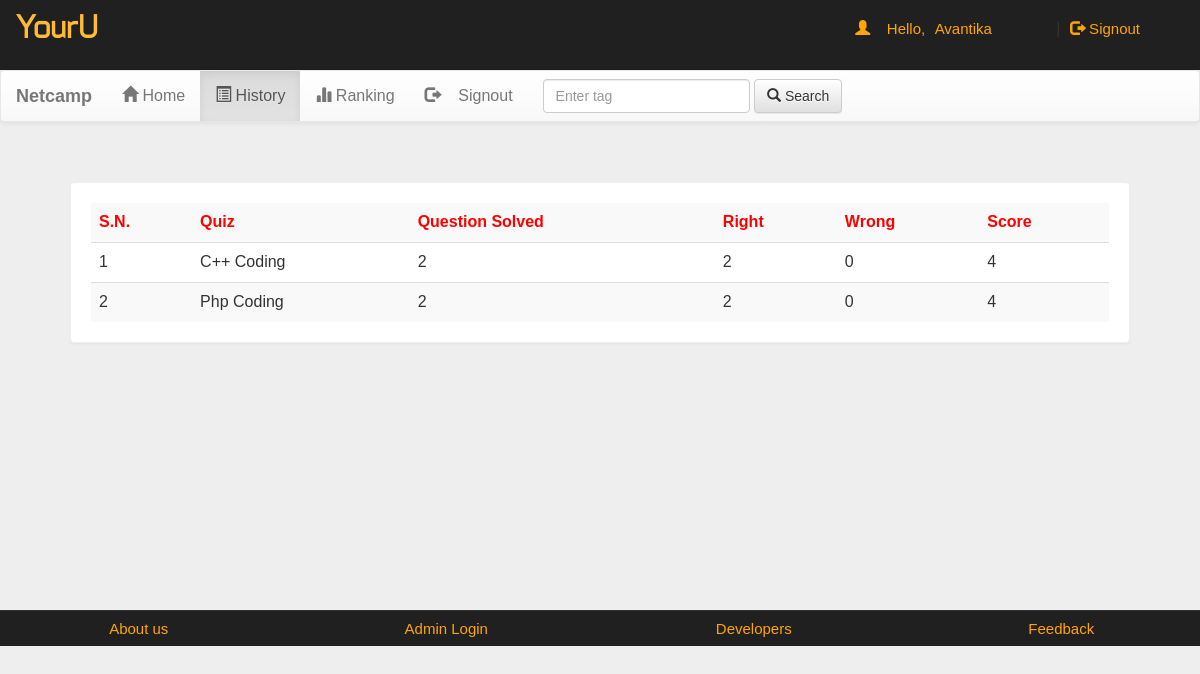
/account.php?q=2 (signed in), run on an earlier commit of the app's database.
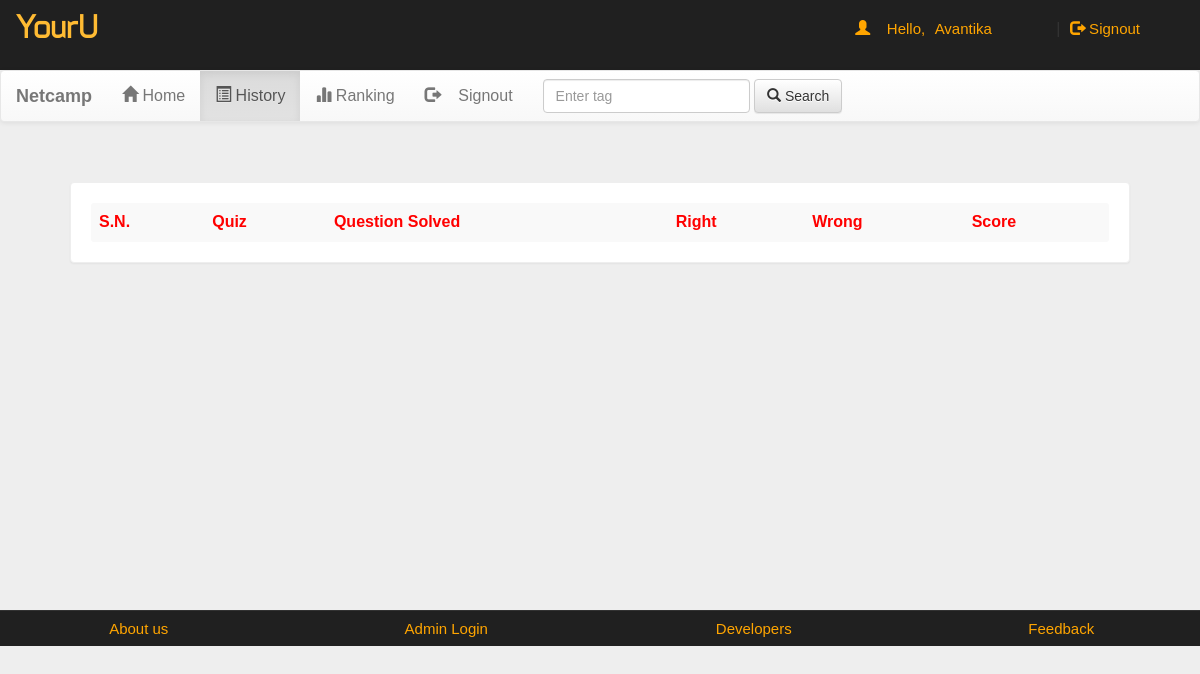
And on a later commit of the database.
### tables this page shows
CREATE TABLE `history` (
  `email` varchar(50) NOT NULL,
  `eid` text NOT NULL,
  `score` int(11) NOT NULL,
  `level` int(11) NOT NULL,
  `sahi` int(11) NOT NULL,
  `wrong` int(11) NOT NULL,
  `date` timestamp NOT NULL DEFAULT CURRENT_TIMESTAMP ON UPDATE CURRENT_TIMESTAMP
);

CREATE TABLE `quiz` (
  `eid` text NOT NULL,
  `title` varchar(100) NOT NULL,
  `sahi` int(11) NOT NULL,
  `wrong` int(11) NOT NULL,
  `total` int(11) NOT NULL,
  `time` bigint(20) NOT NULL,
  `intro` text NOT NULL,
  `tag` varchar(100) NOT NULL,
  `date` timestamp NOT NULL DEFAULT CURRENT_TIMESTAMP ON UPDATE CURRENT_TIMESTAMP
);

### account.php (the view, shortened to what this page needs)
<!DOCTYPE html PUBLIC "-//W3C//DTD XHTML 1.0 Transitional//EN" "http://www.w3.org/TR/xhtml1/DTD/xhtml1-transitional.dtd">
<html xmlns="http://www.w3.org/1999/xhtml">
<head>
<link  rel="stylesheet" href="css/bootstrap.min.css"/>
 <link  rel="stylesheet" href="css/bootstrap-theme.min.css"/>
 <link rel="stylesheet" href="css/main.css">
 <link  rel="stylesheet" href="css/font.css">
</head>
<body>
<div class="header">
<div class="row">
<div class="col-lg-6">
<span class="logo">YourU</span></div>
<div class="col-md-4 col-md-offset-2">
 <?php
 include_once 'dbConnection.php';
  if(!(isset($_SESSION['email']))){
header("location:index.php");
}
else
{
$name = $_SESSION['name'];
$email=$_SESSION['email'];
echo '<span class="pull-right top title1" ><span class="log1"><span class="glyphicon glyphicon-user" aria-hidden="true"></span>&nbsp;&nbsp;&nbsp;&nbsp;Hello,</span> <a href="account.php?q=1" class="log log1">'.$name.'</a>&nbsp;|&nbsp;<a href="logout.php?q=account.php" class="log"><span class="glyphicon glyphicon-log-out" aria-hidden="true"></span>&nbsp;Signout</button></a></span>';
}?>
</div>
</div></div>
<div class="bg">
<nav class="navbar navbar-default title1">
  <div class="container-fluid">
    <div class="navbar-header">
      <a class="navbar-brand" href="#"><b>Netcamp</b></a>
    </div>
    <div class="collapse navbar-collapse" id="bs-example-navbar-collapse-1">
      <ul class="nav navbar-nav">
        <li <?php if(@$_GET['q']==1) echo'class="active"'; ?> ><a href="account.php?q=1"><span class="glyphicon glyphicon-home" aria-hidden="true"></span>&nbsp;Home<span class="sr-only">(current)</span></a></li>
        <li <?php if(@$_GET['q']==2) echo'class="active"'; ?>><a href="account.php?q=2"><span class="glyphicon glyphicon-list-alt" aria-hidden="true"></span>&nbsp;History</a></li>
		<li <?php if(@$_GET['q']==3) echo'class="active"'; ?>><a href="account.php?q=3"><span class="glyphicon glyphicon-stats" aria-hidden="true"></span>&nbsp;Ranking</a></li>
		<li class="pull-right"> <a href="logout.php?q=account.php"><span class="glyphicon glyphicon-log-out" aria-hidden="true"></span>&nbsp;&nbsp;&nbsp;&nbsp;Signout</a></li>
		</ul>
            <form class="navbar-form navbar-left" role="search">
        <div class="form-group">
          <input type="text" class="form-control" placeholder="Enter tag ">
        </div>
        <button type="submit" class="btn btn-default"><span class="glyphicon glyphicon-search" aria-hidden="true"></span>&nbsp;Search</button>
      </form>
      </div>
  </div>
</nav>
<div class="container">
<div class="row">
<div class="col-md-12">
<?php
if(@$_GET['q']== 2)
{
$q=mysqli_query($con,"SELECT * FROM history WHERE email='$email' ORDER BY date DESC " )or die('Error197');
echo  '<div class="panel title">
<table class="table table-striped title1" >
<tr style="color:red"><td><b>S.N.</b></td><td><b>Quiz</b></td><td><b>Question Solved</b></td><td><b>Right</b></td><td><b>Wrong<b></td><td><b>Score</b></td>';
$c=0;
while($row=mysqli_fetch_array($q) )
{
$eid=$row['eid'];
$s=$row['score'];
$w=$row['wrong'];
$r=$row['sahi'];
$qa=$row['level'];
$q23=mysqli_query($con,"SELECT title FROM quiz WHERE  eid='$eid' " )or die('Error208');
while($row=mysqli_fetch_array($q23) )
{
$title=$row['title'];
}
$c++;
echo '<tr><td>'.$c.'</td><td>'.$title.'</td><td>'.$qa.'</td><td>'.$r.'</td><td>'.$w.'</td><td>'.$s.'</td></tr>';
}
echo'</table></div>';
}
?>
</div></div></div></div>
<div class="row footer">
<div class="col-md-3 box">
<a href="http://www.projectworlds.in/online-examination" target="_blank">About us</a>
</div>
<div class="col-md-3 box">
<a href="#" data-toggle="modal" data-target="#login">Admin Login</a></div>
<div class="col-md-3 box">
<a href="#" data-toggle="modal" data-target="#developers">Developers</a>
</div>
<div class="col-md-3 box">
<a href="feedback.php" target="_blank">Feedback</a></div></div>
</body>
</html>

### css/main.css (style rules this page uses)
body { overflow-x:hidden; width:100%; font: 15px "Century Gothic", "Times Roman", sans-serif; background:#eee; min-height:550px; background-attachment:fixed; }
.bg { min-height:540px; }
.panel { border-color:#eee; margin:40px; padding:20px; font: 15px "Century Gothic", "Times Roman", sans-serif; }
.title { font-family:'typo'; }
.header { background:#202020; height:70px; }
.logo { font-family:'typo'; font-size:35px; color:#ffbb33; margin:15px; }
.title1 { font: 16px "Century Gothic", "Times Roman", sans-serif; }
.footer { font-size:15px; text-align:center; border-top:1px solid; border-color:#323232; background-color:#202020; }
.footer a { margin:25px; color:orange; text-decoration:none; font: 15px "Century Gothic", "Times Roman", sans-serif; }
.box { padding:9px; }
.top { margin-top:20px; }
.log1 { font: 15px 'Ubuntu', sans-serif; color:orange; margin-left:10px; }
.log { margin:10px; margin-right:60px; margin-left:5px; color:orange; text-decoration:none; font-size:20px; font-size:15px; }

What changed in the data, as far as the page shows it:
removed history: eid.title "C++ Coding", level "2", sahi "2", wrong "0", score "4"
removed history: eid.title "Php Coding", level "2", sahi "2", wrong "0", score "4"
